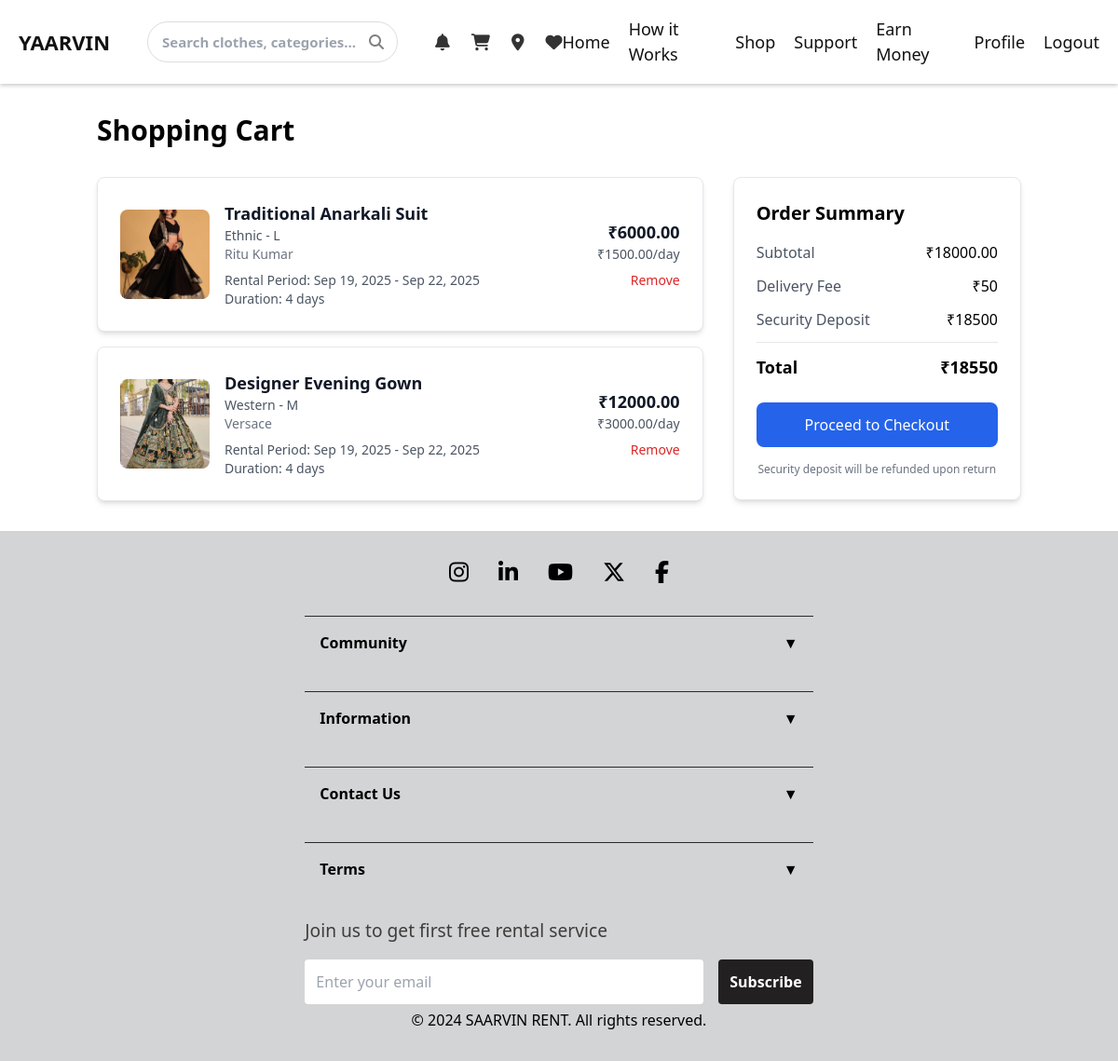
The page /cart/ (signed in) on the database its author committed.
### rentals/models.py (models this page shows, shortened)
class Cart(models.Model):
    user = models.ForeignKey(User, on_delete=models.CASCADE, related_name='cart')
    product = models.ForeignKey(Product, on_delete=models.CASCADE, related_name='cart_items')
    start_date = models.DateField()
    end_date = models.DateField()
    quantity = models.PositiveIntegerField(default=1)
    created_at = models.DateTimeField(auto_now_add=True)
    updated_at = models.DateTimeField(auto_now=True)
    class Meta:
        unique_together = ['user', 'product', 'start_date', 'end_date']
    @property
    def total_days(self):
        return (self.end_date - self.start_date).days + 1
    @property
    def total_amount(self):
        return self.product.rental_price_per_day * self.total_days * self.quantity

### products/models.py (models this page shows, shortened)
class Product(models.Model):
    SIZE_CHOICES = [
        ('XS', 'Extra Small'),
        ('S', 'Small'),
        ('M', 'Medium'),
        ('L', 'Large'),
        ('XL', 'Extra Large'),
        ('XXL', 'Double Extra Large'),
        ('XXXL', 'Triple Extra Large'),
    ]
    CONDITION_CHOICES = [
        ('NEW', 'New'),
        ('EXCELLENT', 'Excellent'),
        ('GOOD', 'Good'),
        ('FAIR', 'Fair'),
    ]
    name = models.CharField(max_length=200)
    description = models.TextField()
    category = models.ForeignKey(Category, on_delete=models.CASCADE, related_name='products')
    subcategory = models.ForeignKey(SubCategory, on_delete=models.CASCADE, related_name='products')
    owner = models.ForeignKey(User, on_delete=models.CASCADE, related_name='owned_products')
    size = models.CharField(max_length=10, choices=SIZE_CHOICES)
    color = models.CharField(max_length=50)
    brand = models.CharField(max_length=100, blank=True, null=True)
    condition = models.CharField(max_length=20, choices=CONDITION_CHOICES, default='GOOD')
    rental_price_per_day = models.DecimalField(max_digits=10, decimal_places=2)
    security_deposit = models.DecimalField(max_digits=10, decimal_places=2, default=0)
    is_available = models.BooleanField(default=True)
    is_featured = models.BooleanField(default=False)
    created_at = models.DateTimeField(auto_now_add=True)
    updated_at = models.DateTimeField(auto_now=True)
    class Meta:
        ordering = ['-created_at']

class ProductImage(models.Model):
    product = models.ForeignKey(Product, on_delete=models.CASCADE, related_name='images')
    image = models.ImageField(upload_to='products/')
    is_primary = models.BooleanField(default=False)
    created_at = models.DateTimeField(auto_now_add=True)
    class Meta:
        ordering = ['-is_primary', 'created_at']

class Category(models.Model):
    name = models.CharField(max_length=100, unique=True)
    slug = models.SlugField(max_length=100, unique=True)
    description = models.TextField(blank=True, null=True)
    image = models.ImageField(upload_to='categories/', blank=True, null=True)
    is_active = models.BooleanField(default=True)
    created_at = models.DateTimeField(auto_now_add=True)
    updated_at = models.DateTimeField(auto_now=True)
    class Meta:
        verbose_name_plural = "Categories"
        ordering = ['name']

### core/views.py (the view)
# urls.py: path('cart/', views.cart_view, name='cart'),
@login_required
def cart(request):
    cart_items = Cart.objects.filter(user=request.user)
    total_amount = sum(item.total_amount for item in cart_items)
    context = {
        'cart_items': cart_items,
        'total_amount': total_amount,
    }
    return render(request, 'cart.html', context)

### templates/cart.html (shortened to what this page needs)
{% extends 'base.html' %}
{% load static %}
{% block content %}
<div class="container mx-auto px-4 py-8">
    <h1 class="text-3xl font-bold mb-8">Shopping Cart</h1>
    {% if cart_items %}
        <div class="grid grid-cols-1 lg:grid-cols-3 gap-8">
            <div class="lg:col-span-2">
                <div class="space-y-4">
                    {% for item in cart_items %}
                    <div class="bg-white rounded-lg shadow-md p-6 border">
                        <div class="flex items-center space-x-4">
                            <div class="flex-shrink-0">
                                {% if item.product.images.first and item.product.images.first.image and item.product.images.first.image.name %}
                                    <img src="{{ item.product.images.first.image.url }}"
                                         alt="{{ item.product.name }}"
                                         class="w-24 h-24 object-cover rounded-lg">
                                {% else %}
                                    <img src="{% static 'images/default-product.jpg' %}"
                                         alt="{{ item.product.name }}"
                                         class="w-24 h-24 object-cover rounded-lg">
                                {% endif %}
                            </div>
                            <div class="flex-grow">
                                <h3 class="text-lg font-semibold text-gray-900">{{ item.product.name }}</h3>
                                <p class="text-sm text-gray-600">{{ item.product.category.name }} - {{ item.product.size }}</p>
                                <p class="text-sm text-gray-500">{{ item.product.brand|default:"No brand" }}</p>
                                <div class="mt-2">
                                    <p class="text-sm text-gray-600">
                                        <span class="font-medium">Rental Period:</span>
                                        {{ item.start_date|date:"M d, Y" }} - {{ item.end_date|date:"M d, Y" }}
                                    </p>
                                    <p class="text-sm text-gray-600">
                                        <span class="font-medium">Duration:</span> {{ item.total_days }} day{{ item.total_days|pluralize }}
                                    </p>
                                </div>
                            </div>
                            <div class="flex flex-col items-end space-y-2">
                                <div class="text-right">
                                    <p class="text-lg font-bold text-gray-900">₹{{ item.total_amount }}</p>
                                    <p class="text-sm text-gray-600">₹{{ item.product.rental_price_per_day }}/day</p>
                                </div>
                                <button onclick="removeFromCart('{{ item.id }}')"
                                        class="text-red-600 hover:text-red-800 text-sm font-medium">
                                    Remove
                                </button>
                            </div>
                        </div>
                    </div>
                    {% endfor %}
                </div>
            </div>
            <div class="lg:col-span-1">
                <div class="bg-white rounded-lg shadow-md p-6 border sticky top-4">
                    <h2 class="text-xl font-bold mb-4">Order Summary</h2>
                    <div class="space-y-3 mb-6">
                        <div class="flex justify-between">
                            <span class="text-gray-600">Subtotal</span>
                            <span class="font-medium">₹{{ total_amount }}</span>
                        </div>
                        <div class="flex justify-between">
                            <span class="text-gray-600">Delivery Fee</span>
                            <span class="font-medium">₹50</span>
                        </div>
                        <div class="flex justify-between">
                            <span class="text-gray-600">Security Deposit</span>
                            <span class="font-medium">₹{{ total_amount|floatformat:0|add:500 }}</span>
                        </div>
                        <hr class="my-3">
                        <div class="flex justify-between text-lg font-bold">
                            <span>Total</span>
                            <span>₹{{ total_amount|floatformat:0|add:550 }}</span>
                        </div>
                    </div>
                    <button onclick="proceedToCheckout()"
                            class="w-full bg-blue-600 text-white py-3 px-4 rounded-lg font-medium hover:bg-blue-700 transition duration-200">
                        Proceed to Checkout
                    </button>
                    <p class="text-xs text-gray-500 mt-4 text-center">
                        Security deposit will be refunded upon return
                    </p>
                </div>
            </div>
        </div>
    {% endif %}
</div>
{% endblock %}

### static/css/style.css (style rules this page uses)
* { box-sizing: border-box; margin: 0; padding: 0; }
body { font-family: "Segoe UI", sans-serif; }

### rows shown on the page
Cart: product.images.first.image (picture), product.name "Traditional Anarkali Suit", product.category.name "Ethnic", product.size "L", product.brand "Ritu Kumar", start_date "Sep 19, 2025", end_date "Sep 22, 2025", total_days "4", total_amount "6000.00", product.rental_price_per_day "1500.00"
Cart: product.images.first.image (picture), product.name "Designer Evening Gown", product.category.name "Western", product.size "M", product.brand "Versace", start_date "Sep 19, 2025", end_date "Sep 22, 2025", total_days "4", total_amount "12000.00", product.rental_price_per_day "3000.00"

### other values the page prints
{{ total_amount }} "18000.00"
{{ total_amount|floatformat:0|add:500 }} "18500"
{{ total_amount|floatformat:0|add:550 }} "18550"
